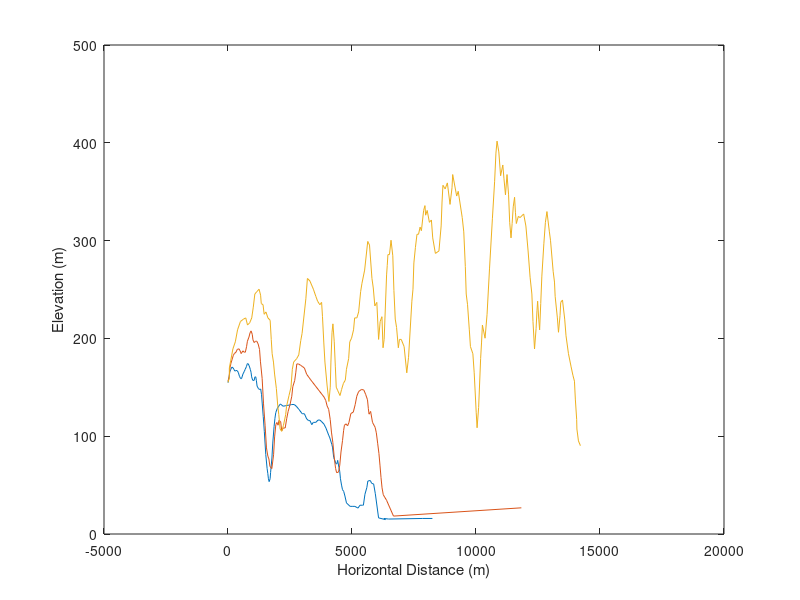

MATLAB code for this plot:
NF_distance = [-0.439, 43.446, 73.178, 111.907, 155.683, 199.458, 238.406, 282.181, ...
  321.02, 364.795, 413.508, 462.11, 510.823, 544.834, 603.201, ...
  661.568, 690.862, 744.292, 778.413, 812.423, 856.199, 899.974, ...
  929.158, 953.514, 997.29, 1055.66, 1084.84, 1118.96, 1143.32, ...
  1172.5, 1221.1, 1274.64, 1318.42, 1352.43, 1420.56, 1464.34, 1522.7, ...
  1576.24, 1605.43, 1629.78, 1658.97, 1697.92, 1717.34, 1770.88, ...
  1804.89, 1858.43, 1892.44, 1926.56, 1984.92, 2043.29, 2111.42, ...
  2223.33, 2335.24, 2466.56, 2568.71, 2670.85, 2753.57, 2850.89, ...
  2991.98, 3079.53, 3172.02, 3249.8, 3308.28, 3376.3, 3439.61, ...
  3541.75, 3629.3, 3707.2, 3780.16, 3867.71, 3950.43, 4057.4, 4106.11, ...
  4183.9, 4213.08, 4261.8, 4359.11, 4393.12, 4422.31, 4471.02, ...
  4505.03, 4534.21, 4577.99, 4616.94, 4665.54, 4714.25, 4777.45, ...
  4923.47, 5006.09, 5117.99, 5239.67, 5322.39, 5419.7, 5458.54, ...
  5521.85, 5599.63, 5638.58, 5735.9, 5794.26, 5872.16, 5940.29, ...
  6071.62, 6348.86, 6285.67, 6475.36, 7852.26, 8241.41];
NF_elevation = [154.755, ...
  160.062, 165.934, 168.289, 170.645, 170.048, 168.289, 166.531, ...
  167.128, 167.128, 165.337, 161.223, 158.868, 158.868, 163.579, ...
  166.531, 168.289, 171.242, 174.161, 174.161, 171.839, 168.289, ...
  165.337, 160.659, 157.11, 157.11, 160.659, 160.659, 157.11, 151.238, ...
  148.883, 147.689, 148.286, 142.414, 120.055, 104.729, 81.209, ...
  67.077, 61.802, 56.495, 53.542, 56.495, 62.963, 77.692, 92.985, ...
  110.037, 118.264, 124.169, 128.282, 130.637, 132.993, 130.637, ...
  131.235, 131.798, 132.396, 132.396, 130.637, 127.685, 122.974, ...
  122.974, 117.7, 115.908, 115.908, 111.795, 114.15, 114.15, 116.505, ...
  116.505, 114.747, 112.392, 108.278, 101.212, 98.26, 91.791, 88.872, ...
  78.256, 71.788, 71.788, 75.337, 68.271, 64.158, 56.495, 50.026, ...
  45.315, 43.557, 38.846, 31.78, 28.264, 28.264, 28.264, 26.472, ...
  29.425, 29.425, 29.425, 40.604, 47.67, 54.139, 54.736, 51.784, ...
  51.187, 41.202, 16.487, 14.729, 15.89, 15.293, 15.89, 15.89];

EF_distance = [0, 48.184, 76.842, 118.728, 160.771, 209.584, 251.627, 321.384, ...
  370.355, 440.269, 489.083, 530.968, 600.882, 656.782, 698.667, ...
  747.638, 782.595, 845.423, 887.309, 929.352, 978.165, 1006.19, ...
  1055.01, 1110.91, 1159.88, 1215.78, 1271.68, 1306.64, 1376.39, ...
  1432.29, 1495.28, 1551.18, 1607.08, 1648.96, 1690.85, 1767.69, ...
  1837.6, 1879.49, 1928.46, 1970.35, 2019.32, 2054.27, 2124.03, ...
  2166.07, 2228.9, 2305.74, 2368.57, 2424.47, 2501.31, 2571.23, ...
  2613.11, 2689.96, 2732., 2773.88, 2843.8, 2927.57, 3011.5, 3081.25, ... 
  3172.11, 3332.88, 3870.78, 3940.69, 3996.59, 4059.42, 4122.4, ...
  4171.22, 4227.12, 4290.1, 4338.92, 4380.96, 4457.8, 4506.62, ...
  4555.59, 4618.42, 4660.77, 4695.26, 4765.17, 4821.07, 4876.97, ...
  4953.81, 5051.6, 5128.44, 5191.43, 5268.27, 5387., 5477.85, 5547.77, ...
  5624.61, 5659.57, 5687.44, 5750.42, 5827.27, 5931.98, 5980.95, ...
  6036.85, 6085.66, 6127.71, 6169.59, 6211.48, 6260.45, 6393.19, ...
  6672.69, 11829.];
EF_elevation = [156.232, 160.991, 169.677, 174.596, 178.126, ...
  182.33, 184.472, 185.86, 188.676, 189.39, 187.288, 184.472, 187.288, ...
  185.86, 185.86, 191.492, 197.124, 201.368, 205.572, 207.674, ...
  204.184, 198.552, 195.736, 197.124, 197.124, 194.308, 188.676, ...
  176.698, 159.127, 133.069, 111.254, 88.012, 79.564, 76.747, 69.013, ... 
  66.911, 80.991, 99.276, 111.928, 114.07, 111.254, 116.172, 114.744, ...
  105.622, 108.438, 108.438, 118.274, 125.334, 132.355, 140.803, ...
  150.679, 156.985, 164.759, 173.882, 173.882, 172.493, 171.066, ...
  169.677, 163.331, 157.699, 140.089, 136.599, 130.966, 127.436, ...
  116.886, 104.194, 93.644, 76.747, 66.911, 62.667, 63.381, 70.401, ...
  83.807, 95.746, 105.622, 111.254, 112.642, 110.54, 114.07, 123.193, ...
  124.62, 132.355, 140.803, 145.721, 147.863, 147.149, 142.905, ...
  137.273, 128.15, 122.518, 125.334, 114.07, 109.112, 103.48, 92.256, ...
  82.38, 70.401, 57.749, 47.199, 40.139, 34.507, 18.324, 26.772];

MIG_distance = [0, 53.075, 53.644, 107.287, 196.756, 295.134, 384.603, 500.8, ...
  625.905, 715.374, 787.025, 876.494, 956.865, 1019.42, 1082.16, ...
  1162.53, 1252., 1314.55, 1341.47, 1412.93, 1457.66, 1529.32, ...
  1609.69, 1699.16, 1743.89, 1779.72, 1833.36, 1878.09, 1949.56, ...
  2003.2, 2047.93, 2101.58, 2164.32, 2235.78, 2325.25, 2361.08, ...
  2459.45, 2539.82, 2593.47, 2647.3, 2772.41, 2852.97, 2933.34, ...
  2986.98, 3139.19, 3201.74, 3300.12, 3443.23, 3541.61, 3613.07, ...
  3702.54, 3774., 3809.83, 3863.47, 3908.21, 3997.68, 4069.14, ...
  4122.97, 4149.7, 4194.43, 4230.26, 4283.9, 4328.64, 4364.27, ...
  4427.02, 4516.48, 4579.04, 4650.5, 4731.06, 4775.79, 4865.26, 4910., ...
  4981.46, 5062.02, 5106.75, 5196.03, 5267.68, 5348.05, 5401.89, ...
  5509.17, 5634.28, 5705.93, 5804.31, 5857.95, 5920.5, 6001.07, ...
  6072.53, 6135.08, 6206.73, 6251.46, 6296.2, 6394.58, 6421.3, ...
  6448.22, 6510.77, 6573.33, 6644.98, 6689.71, 6743.36, 6797., ...
  6868.46, 6913.2, 6984.85, 7101.04, 7208.33, 7279.98, 7413.99, ...
  7458.73, 7494.55, 7557.11, 7619.85, 7682.4, 7744.95, 7798.6, ...
  7888.07, 7941.71, 7968.63, 8031.18, 8120.65, 8201.02, 8254.85, ...
  8362.14, 8505.25, 8594.53, 8630.36, 8666.18, 8755.65, 8845.12, ...
  8952.41, 9032.78, 9059.7, 9220.63, 9283.18, 9444.3, 9506.85, 9569.4, ...
  9605.23, 9658.87, 9730.52, 9775.07, 9873.45, 9927.28, 10007.7, ...
  10043.5, 10106., 10186.6, 10222.4, 10258.1, 10365.3, 10445.9, ...
  10544.3, 10660.5, 10749.9, 10803.6, 10848.3, 10920., 10991.4, ...
  11080.9, 11125.6, 11188.2, 11250.7, 11313.5, 11358.2, 11411.9, ...
  11456.6, 11501.3, 11555., 11590.6, 11626.4, 11707., 11778.5, ...
  11921.6, 12011., 12100.5, 12180.9, 12252.5, 12297.3, 12359.8, ...
  12422.4, 12458.2, 12485.1, 12529.7, 12565.5, 12610.2, 12655., ...
  12735.5, 12798.1, 12860.6, 12959., 13003.7, 13111., 13164.7, ...
  13191.6, 13281., 13325.8, 13388.3, 13415.1, 13486.7, 13576.2, ...
  13629.8, 13728.2, 13835.5, 13906.9, 13969.7, 14005.3, 14059.2, ...
  14068.1, 14130.6, 14211.2];
MIG_elevation = [155.029, 159.559, 169.654, 177.032, ... 
  189.198, 196.511, 208.742, 217.284, 219.743, 220.972, 213.66, ... 
  216.054, 220.972, 231.974, 245.37, 247.829, 250.288, 244.205, ...
  235.598, 234.433, 224.661, 227.056, 220.972, 218.513, 198.97, ...
  184.344, 175.802, 163.571, 148.881, 131.797, 122.025, 107.4, ...
  104.941, 111.024, 122.025, 130.567, 141.569, 150.111, 168.425, ...
  175.802, 179.426, 183.115, 197.74, 205.118, 240.516, 261.289, ...
  258.83, 250.288, 242.975, 238.057, 234.433, 236.827, 222.202, ...
  195.346, 175.802, 151.34, 135.486, 150.111, 175.802, 206.282, ...
  214.889, 196.511, 170.884, 150.111, 146.487, 141.569, 147.716, ...
  153.8, 157.488, 168.425, 179.426, 196.511, 200.199, 208.742, ...
  220.972, 220.972, 227.056, 247.829, 256.371, 269.831, 299.147, ...
  295.458, 261.289, 251.517, 233.203, 236.827, 198.97, 217.284, ...
  222.202, 190.428, 198.97, 264.913, 274.685, 285.686, 285.686, ...
  300.376, 284.457, 249.058, 219.743, 211.201, 190.428, 198.97, ...
  198.97, 191.657, 164.801, 180.656, 238.057, 250.288, 277.144, ...
  292.999, 306.459, 306.459, 313.772, 310.148, 330.856, 335.775, ...
  326.003, 330.856, 318.69, 321.085, 302.771, 286.916, 289.375, ...
  315.002, 339.463, 356.548, 352.859, 359.007, 337.004, 354.089, ...
  367.549, 345.546, 350.4, 323.544, 308.918, 273.455, 245.37, 234.433, ...
  208.742, 191.657, 184.344, 164.801, 124.484, 108.629, 129.338, ...
  179.426, 195.346, 213.66, 200.199, 224.661, 271.061, 322.314, ...
  360.172, 389.487, 401.718, 390.717, 366.32, 377.321, 363.86, ...
  346.776, 367.549, 346.776, 318.69, 302.771, 317.461, 334.545, ...
  344.317, 328.462, 317.461, 324.773, 323.544, 327.232, 315.002, ...
  289.375, 262.519, 245.37, 217.284, 189.198, 209.971, 228.285, ...
  238.057, 219.743, 208.742, 235.598, 263.684, 296.688, 318.69, ...
  329.692, 308.918, 300.376, 268.602, 257.6, 242.975, 220.972, ...
  206.282, 223.432, 236.827, 239.286, 219.743, 202.658, 184.344, ...
  170.884, 162.342, 156.259, 137.945, 117.172, 107.4, 95.169, 90.315];
figure
plot(NF_distance,NF_elevation,EF_distance,EF_elevation,MIG_distance,MIG_elevation)
xlabel('Horizontal Distance (m)')
ylabel('Elevation (m)') 